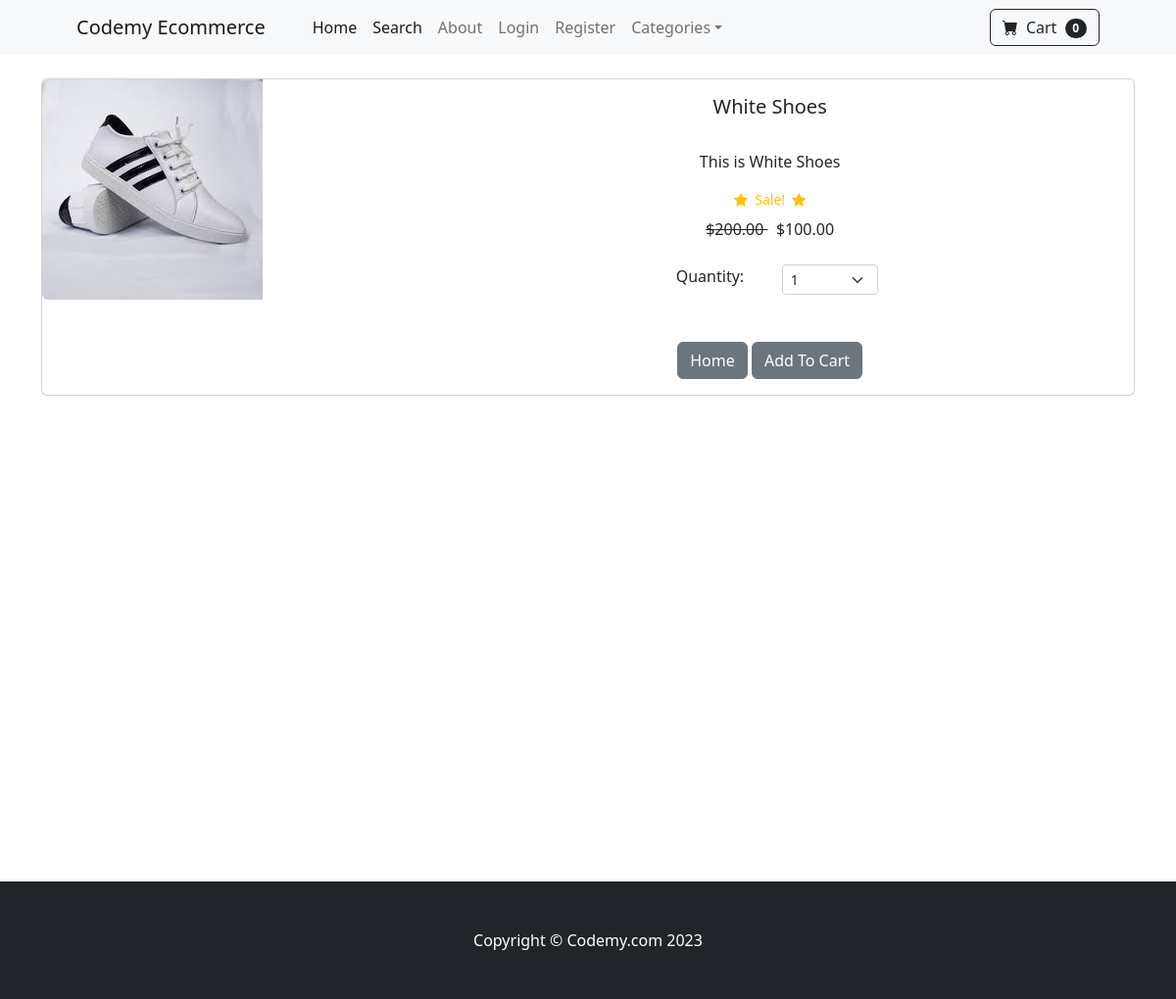
Page /product/1 on the committed database.
### store/models.py (models this page shows, shortened)
class Product(models.Model):
	name = models.CharField(max_length=100)
	price = models.DecimalField(default=0, decimal_places=2, max_digits=6)
	category = models.ForeignKey(Category, on_delete=models.CASCADE, default=1)
	description = models.CharField(max_length=250, default='', blank=True, null=True)
	image = models.ImageField(upload_to='uploads/product/')
	is_sale = models.BooleanField(default=False)
	sale_price = models.DecimalField(default=0, decimal_places=2, max_digits=6)

### store/views.py (the view)
# urls.py: path('product/<int:pk>', views.product, name='product'),
def product(request,pk):
	product = Product.objects.get(id=pk)
	return render(request, 'product.html', {'product':product})

### cart/cart.py (called while the page is built)
	def __len__(self):
		return len(self.cart)

### cart/context_processors.py (called while the page is built)
def cart(request):
	return {'cart': Cart(request)}

### store/templates/product.html (shortened to what this page needs)
{% extends 'base.html' %}
{% block content %}
<div class="container">
<br/>
<div class="card mb-3">
  <div class="row g-0">
    <div class="col-md-4">
      <img src="{{ product.image.url }}" class="img-fluid rounded-start" alt="...">
    </div>
    <div class="col-md-8">
      <div class="card-body">
        <center>
        <h5 class="card-title">{{ product.name }}</h5>
        <br/>
        <p class="card-text justified">{{ product.description }}</p>
        {% if product.is_sale %}
        <div class="d-flex justify-content-center small text-warning mb-2">
                <div class="bi-star-fill"></div>
                &nbsp;&nbsp;Sale!&nbsp;&nbsp;
                <div class="bi-star-fill"></div>
                </div>
                <strike>
                ${{ product.price }}
                </strike>
                &nbsp;
                ${{ product.sale_price }}
        {% else %}
            ${{ product.price }}
        {% endif %}
            <br/><br/>
<div class="row justify-content-center">
    <div class="col-md-2">Quantity:</div>
                <div class="col-md-2">
                <select class="form-select form-select-sm" id="qty-cart">
                  <option value="1">1</option>
                </select>
                </div>
            </div>
            <br/><br/>
        <a href="{% url 'home'%}" class="btn btn-secondary">Home</a>
        <button type="button" value="{{ product.id }}" class="btn btn-secondary" id="add-cart">Add To Cart</button>
    </center>
      </div>
    </div>
  </div>
</div>
</div>
<br/><br/><br/><br/><br/><br/><br/><br/><br/><br/><br/><br/><br/><br/><br/><br/><br/><br/><br/><br/>
{% endblock %}

### rows in the picture
Product: image (picture), name "White Shoes", description "This is White Shoes", price "200.00", sale_price "100.00"

### other values in the picture
{{ cart|length }} "0"
